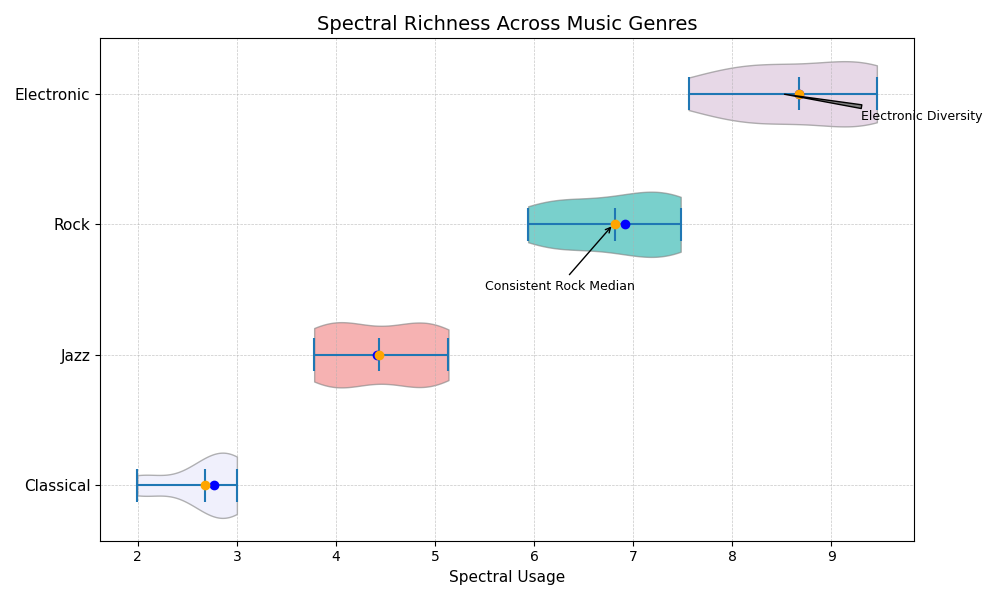

Reproduce this figure in Python.
import matplotlib.pyplot as plt
import numpy as np

# Data representing the spectral ranges used in various genres of music
classical_music = [2.1, 2.3, 2.8, 2.7, 2.5, 2.6, 2.9, 3.0, 2.8, 2.7]
jazz_music = [4.0, 4.2, 4.4, 4.5, 4.6, 4.3, 4.2, 4.1, 4.8, 4.7]
rock_music = [6.5, 6.6, 6.7, 6.8, 6.9, 6.7, 6.5, 6.8, 6.9, 7.0]
electronic_music = [8.3, 8.4, 8.5, 8.6, 8.7, 8.6, 8.5, 8.4, 8.8, 8.9]

variation_factors = [0.95, 0.9, 1.05, 1.1, 1.08, 0.98, 0.96, 1.0, 1.07, 1.02]
classical_var = np.multiply(classical_music, variation_factors)
jazz_var = np.multiply(jazz_music, variation_factors)
rock_var = np.multiply(rock_music, variation_factors)
electronic_var = np.multiply(electronic_music, variation_factors)

violin_plot_data = [classical_var, jazz_var, rock_var, electronic_var]
labels = ["Classical", "Jazz", "Rock", "Electronic"]

fig, ax = plt.subplots(figsize=(10, 6))

violin_parts = ax.violinplot(violin_plot_data, vert=False, showmeans=True, showextrema=True)

colors = ['lavender', 'lightcoral', 'lightseagreen', 'thistle']
for pc, color in zip(violin_parts['bodies'], colors):
    pc.set_facecolor(color)
    pc.set_edgecolor('grey')
    pc.set_alpha(0.6)

for i, data in enumerate(violin_plot_data, start=1):
    median = np.median(data)
    mean = np.mean(data)
    ax.scatter(median, i, color='blue', label="Median" if i == 1 else "", zorder=3)
    ax.scatter(mean, i, color='orange', label="Mean" if i == 1 else "", zorder=3)

ax.set_title("Spectral Richness Across Music Genres", fontsize=14, fontweight='regular')
ax.set_xlabel("Spectral Usage", fontsize=11)
ax.set_yticks(np.arange(1, len(labels) + 1))
ax.set_yticklabels(labels, fontsize=11)

ax.grid(True, linestyle='--', linewidth=0.5, alpha=0.7)
ax.annotate('Electronic Diversity', xy=(8.5, 4), xytext=(9.3, 3.8),
            arrowprops=dict(facecolor='grey', arrowstyle="wedge"),
            fontsize=9, fontweight='regular')
ax.annotate('Consistent Rock Median', xy=(6.8, 3), xytext=(5.5, 2.5),
            arrowprops=dict(facecolor='grey', arrowstyle="->"),
            fontsize=9, fontweight='regular')

plt.tight_layout()
plt.show()
